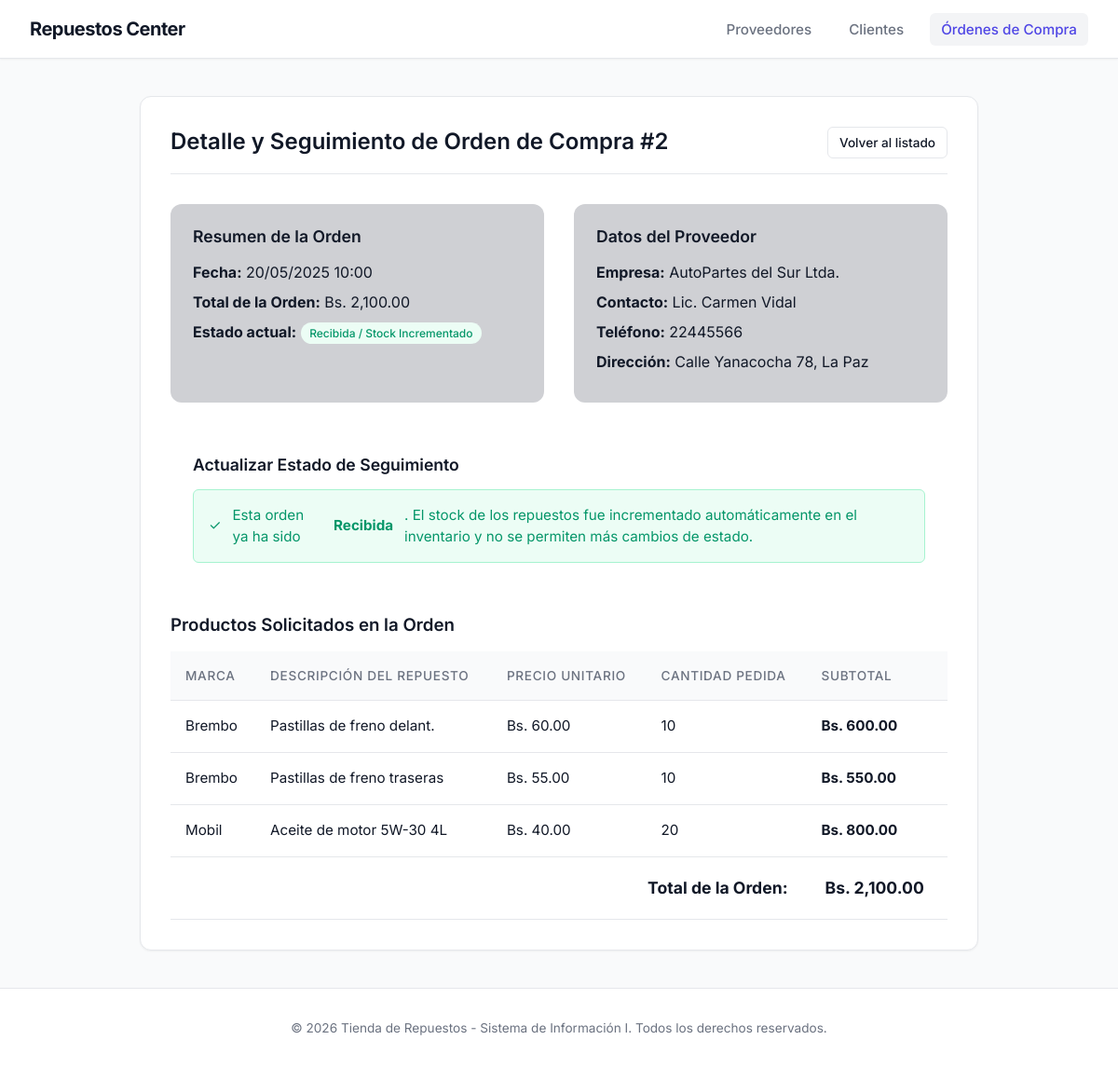
The page /ordenes/ver/2 on the database its author committed.
### tables this page shows
CREATE TABLE orden_compra (
    id_orden       INT AUTO_INCREMENT PRIMARY KEY,
    id_proveedor   INT NOT NULL,
    id_empleado    INT NOT NULL,
    fecha          DATETIME NOT NULL DEFAULT CURRENT_TIMESTAMP,
    estado         ENUM('pendiente', 'recibida', 'cancelada') NOT NULL DEFAULT 'pendiente',
    total          DECIMAL(10,2) NOT NULL DEFAULT 0,
    FOREIGN KEY (id_proveedor) REFERENCES proveedor(id_proveedor),
    FOREIGN KEY (id_empleado) REFERENCES usuario(id_usuario)
);

CREATE TABLE proveedor (
    id_proveedor  INT AUTO_INCREMENT PRIMARY KEY,
    nombre        VARCHAR(150) NOT NULL,
    contacto      VARCHAR(100),
    telefono      VARCHAR(20),
    correo        VARCHAR(100),
    direccion     VARCHAR(200),
    estado        ENUM('activo', 'inactivo') NOT NULL DEFAULT 'activo'
);

CREATE TABLE detalle_orden (
    id_detalle_orden  INT AUTO_INCREMENT PRIMARY KEY,
    id_orden          INT NOT NULL,
    id_producto       INT NOT NULL,
    cantidad          INT NOT NULL,
    precio_unit       DECIMAL(10,2) NOT NULL,
    FOREIGN KEY (id_orden) REFERENCES orden_compra(id_orden) ON DELETE CASCADE,
    FOREIGN KEY (id_producto) REFERENCES producto(id_producto)
);

CREATE TABLE producto (
    id_producto         INT AUTO_INCREMENT PRIMARY KEY,
    nombre              VARCHAR(150) NOT NULL,
    marca               VARCHAR(80),
    categoria           VARCHAR(80),
    descripcion         VARCHAR(255),
    precio              DECIMAL(10,2) NOT NULL,
    stock               INT NOT NULL DEFAULT 0,
    stock_minimo        INT NOT NULL DEFAULT 5,
    vehiculo_compatible VARCHAR(150),
    estado              ENUM('activo', 'inactivo') NOT NULL DEFAULT 'activo',
    fecha_registro      DATETIME NOT NULL DEFAULT CURRENT_TIMESTAMP
);

### public/index.php (called while the page is built, shortened)
<?php
spl_autoload_register(function ($class) {
    $paths = [
        __DIR__ . '/../core/',
        __DIR__ . '/../models/',
        __DIR__ . '/../controllers/'
    ];
    foreach ($paths as $path) {
        $file = $path . $class . '.php';
        if (file_exists($file)) {
            return;
        }
    }
});
$router = new Router();
$router->get('clientes', 'ClienteController@index');
$router->get('clientes/crear', 'ClienteController@crear');
$router->post('clientes/guardar', 'ClienteController@guardar');
$router->get('clientes/editar/{id}', 'ClienteController@editar');
$router->post('clientes/actualizar/{id}', 'ClienteController@actualizar');
$router->get('clientes/eliminar/{id}', 'ClienteController@eliminar');
$router->get('proveedores', 'ProveedorController@index');
$router->get('proveedores/crear', 'ProveedorController@crear');
$router->post('proveedores/guardar', 'ProveedorController@guardar');
$router->get('proveedores/editar/{id}', 'ProveedorController@editar');
$router->post('proveedores/actualizar/{id}', 'ProveedorController@actualizar');
$router->get('proveedores/eliminar/{id}', 'ProveedorController@eliminar');
$router->get('ordenes', 'OrdenCompraController@index');
$router->get('ordenes/crear', 'OrdenCompraController@crear');
$router->post('ordenes/guardar', 'OrdenCompraController@guardar');
$router->get('ordenes/ver/{id}', 'OrdenCompraController@ver');
$router->post('ordenes/estado/{id}', 'OrdenCompraController@actualizarEstado');
$router->get('', 'ProveedorController@index');
$url = isset($_GET['url']) ? $_GET['url'] : '';
$method = $_SERVER['REQUEST_METHOD'];
$router->dispatch($url, $method);

### config/database.php (called while the page is built)
<?php
return [
    'host' => 'localhost',
    'db'   => 'tienda_repuestos',
    'user' => 'root',
    'pass' => '',
    'charset' => 'utf8mb4',
    'options' => [
        PDO::ATTR_ERRMODE            => PDO::ERRMODE_EXCEPTION,
        PDO::ATTR_DEFAULT_FETCH_MODE => PDO::FETCH_ASSOC,
        PDO::ATTR_EMULATE_PREPARES   => false,
    ],
];

### core/Database.php (called while the page is built)
<?php
class Database {
    private static $instance = null;
    private $pdo;
    private function __construct() {
        $config = require __DIR__ . '/../config/database.php';
        $dsn = "mysql:host={$config['host']};dbname={$config['db']};charset={$config['charset']}";
        try {
            $this->pdo = new PDO($dsn, $config['user'], $config['pass'], $config['options']);
        } catch (PDOException $e) {
            die("Error de conexión a la base de datos: " . $e->getMessage());
        }
    }
    public static function getInstance() {
        if (self::$instance === null) {
            self::$instance = new self();
        }
        return self::$instance;
    }
    public function getConnection() {
        return $this->pdo;
    }
}

### controllers/OrdenCompraController.php (called while the page is built, shortened)
<?php
class OrdenCompraController {
    private $ordenModel;
    private $detalleModel;
    public function __construct() {
        $this->ordenModel = new OrdenCompra();
        $this->detalleModel = new DetalleOrden();
    }
    public function ver($id) {
        $orden = $this->ordenModel->find($id);
        $detalles = $this->detalleModel->getByOrdenId($id);
        require_once __DIR__ . '/../views/layout/header.php';
        require_once __DIR__ . '/../views/ordenes/ver.php';
        require_once __DIR__ . '/../views/layout/footer.php';
    }
}

### models/OrdenCompra.php (called while the page is built, shortened)
<?php
class OrdenCompra
{
    private $db;
    public function __construct()
    {
        $this->db = Database::getInstance()->getConnection();
    }
    public function find($id)
    {
        $stmt = $this->db->prepare("
            SELECT oc.*, p.nombre AS proveedor_nombre, p.contacto AS proveedor_contacto,
                    p.telefono AS proveedor_telefono, p.direccion AS proveedor_direccion
            FROM orden_compra oc
            JOIN proveedor p ON oc.id_proveedor = p.id_proveedor
            WHERE oc.id_orden = ?
        ");
        $stmt->execute([$id]);
        return $stmt->fetch();
    }
}

### models/DetalleOrden.php (called while the page is built)
<?php
class DetalleOrden {
    private $db;
    public function __construct() {
        $this->db = Database::getInstance()->getConnection();
    }
    public function getByOrdenId($orden_id) {
        $stmt = $this->db->prepare("
            SELECT do.*, p.nombre AS producto_nombre, p.marca AS producto_marca
            FROM detalle_orden do
            JOIN producto p ON do.id_producto = p.id_producto
            WHERE do.id_orden = ?
        ");
        $stmt->execute([$orden_id]);
        return $stmt->fetchAll();
    }
}

### views/ordenes/ver.php (the view, shortened to what this page needs)
<div class="panel" style="max-width: 900px; margin: 0 auto;">
    <div class="panel-header">
        <h2>Detalle y Seguimiento de Orden de Compra #<?= $orden['id_orden'] ?></h2>
        <a href="<?= BASE_URL ?>ordenes" class="btn btn-secondary btn-sm">Volver al listado</a>
    </div>
    <div style="display: grid; grid-template-columns: 1fr 1fr; gap: 2rem; margin-bottom: 2rem;">
        <div style="background: rgba(15, 23, 42, 0.2); padding: 1.5rem; border-radius: 12px; border: 1px solid var(--panel-border);">
            <h3 style="color: var(--accent-blue); font-size: 1.1rem; margin-bottom: 1rem;">Resumen de la Orden</h3>
            <p style="margin-bottom: 0.5rem;"><strong>Fecha:</strong> <?= date('d/m/Y H:i', strtotime($orden['fecha'])) ?></p>
            <p style="margin-bottom: 0.5rem;"><strong>Total de la Orden:</strong> Bs. <?= number_format($orden['total'], 2) ?></p>
            <p style="margin-bottom: 0.5rem;">
                <strong>Estado actual:</strong>
                <?php if ($orden['estado'] === 'pendiente'): ?>
                    <span class="badge badge-pending">Pendiente de Entrega</span>
                <?php elseif ($orden['estado'] === 'recibida'): ?>
                    <span class="badge badge-completed">Recibida / Stock Incrementado</span>
                <?php else: ?>
                    <span class="badge badge-cancelled">Cancelada</span>
                <?php endif; ?>
            </p>
        </div>
        <div style="background: rgba(15, 23, 42, 0.2); padding: 1.5rem; border-radius: 12px; border: 1px solid var(--panel-border);">
            <h3 style="color: var(--accent-purple); font-size: 1.1rem; margin-bottom: 1rem;">Datos del Proveedor</h3>
            <p style="margin-bottom: 0.5rem;"><strong>Empresa:</strong> <?= htmlspecialchars($orden['proveedor_nombre']) ?></p>
            <p style="margin-bottom: 0.5rem;"><strong>Contacto:</strong> <?= htmlspecialchars($orden['proveedor_contacto'] ?? 'N/A') ?></p>
            <p style="margin-bottom: 0.5rem;"><strong>Teléfono:</strong> <?= htmlspecialchars($orden['proveedor_telefono'] ?? 'N/A') ?></p>
            <p style="margin-bottom: 0.5rem;"><strong>Dirección:</strong> <?= htmlspecialchars($orden['proveedor_direccion'] ?? 'N/A') ?></p>
        </div>
    </div>
    <div style="background: rgba(255, 255, 255, 0.03); padding: 1.5rem; border-radius: 12px; border: 1px solid var(--panel-border); margin-bottom: 2rem;">
        <h3 style="font-size: 1.1rem; margin-bottom: 1rem;">Actualizar Estado de Seguimiento</h3>
        <?php if ($orden['estado'] === 'recibida'): ?>
            <div class="alert alert-success" style="margin-bottom: 0;">
                <span>✓</span> Esta orden ya ha sido <strong>Recibida</strong>. El stock de los repuestos fue incrementado automáticamente en el inventario y no se permiten más cambios de estado.
            </div>
        <?php elseif ($orden['estado'] === 'cancelada'): ?>
            <div class="alert alert-warning" style="margin-bottom: 0;">
                <span>⚠</span> Esta orden ha sido <strong>Cancelada</strong> y no se puede modificar.
            </div>
        <?php endif; ?>
    </div>
    <h3>Productos Solicitados en la Orden</h3>
    <div class="table-container">
        <table>
            <thead>
                <tr>
                    <th>Marca</th>
                    <th>Descripción del Repuesto</th>
                    <th>Precio Unitario</th>
                    <th>Cantidad Pedida</th>
                    <th>Subtotal</th>
                </tr>
            </thead>
            <tbody>
                <?php foreach ($detalles as $item): ?>
                    <tr>
                        <td><?= htmlspecialchars($item['producto_marca'] ?? 'N/A') ?></td>
                        <td><?= htmlspecialchars($item['producto_nombre']) ?></td>
                        <td>Bs. <?= number_format($item['precio_unit'], 2) ?></td>
                        <td><?= $item['cantidad'] ?></td>
                        <td><strong>Bs. <?= number_format($item['cantidad'] * $item['precio_unit'], 2) ?></strong></td>
                    </tr>
                <?php endforeach; ?>
                <tr style="background: rgba(255, 255, 255, 0.05); font-size: 1.1rem;">
                    <td colspan="4" style="text-align: right; font-weight: bold; padding: 1.25rem;">Total de la Orden:</td>
                    <td style="padding: 1.25rem; color: var(--accent-blue);"><strong>Bs. <?= number_format($orden['total'], 2) ?></strong></td>
                </tr>
            </tbody>
        </table>
    </div>
</div>

### core/Router.php (shortened to what this page needs)
<?php
class Router {
    private $routes = [];
    public function get($route, $action) {
        $this->routes['GET'][$route] = $action;
    }
    public function post($route, $action) {
        $this->routes['POST'][$route] = $action;
    }
    public function dispatch($url, $method) {
        $url = trim($url, '/');
        foreach ($this->routes[$method] as $route => $action) {
            $pattern = preg_replace('/\{[a-zA-Z0-9_]+\}/', '([a-zA-Z0-9_]+)', $route);
            $pattern = '@^' . trim($pattern, '/') . '$@';
            if (preg_match($pattern, $url, $matches)) {
                array_shift($matches);
                $this->executeAction($action, $matches);
                return;
            }
        }
    }
    private function executeAction($action, $params = []) {
        list($controllerName, $methodName) = explode('@', $action);
        $controllerFile = __DIR__ . '/../controllers/' . $controllerName . '.php';
        if (file_exists($controllerFile)) {
            if (class_exists($controllerName)) {
                $controller = new $controllerName();
                if (method_exists($controller, $methodName)) {
                    call_user_func_array([$controller, $methodName], $params);
                    return;
                }
            }
        }
    }
}

### views/layout/header.php (shortened to what this page needs)
<!DOCTYPE html>
<html lang="es">
<head>
    <link rel="stylesheet" href="<?= BASE_URL ?>css/style.css">
</head>
<body>
    <header>
        <div class="nav-container">
            <a href="<?= BASE_URL ?>" class="logo">Repuestos Center</a>
            <nav>
                <?php
                $current_uri = isset($_GET['url']) ? trim($_GET['url'], '/') : '';
                $is_clientes = (strpos($current_uri, 'clientes') === 0);
                $is_proveedores = (strpos($current_uri, 'proveedores') === 0 || $current_uri === '');
                $is_ordenes = (strpos($current_uri, 'ordenes') === 0);
                ?>
                <ul>
                    <li><a href="<?= BASE_URL ?>proveedores" class="<?= $is_proveedores ? 'active' : '' ?>">Proveedores</a></li>
                    <li><a href="<?= BASE_URL ?>clientes" class="<?= $is_clientes ? 'active' : '' ?>">Clientes</a></li>
                    <li><a href="<?= BASE_URL ?>ordenes" class="<?= $is_ordenes ? 'active' : '' ?>">Órdenes de Compra</a></li>
                </ul>
            </nav>
        </div>
    </header>
    <main>

### views/layout/footer.php
    </main>
    <footer>
        <p>&copy; <?= date('Y') ?> Tienda de Repuestos - Sistema de Información I. Todos los derechos reservados.</p>
    </footer>
</body>
</html>

### rows shown on the page
orden_compra: id_orden "2", fecha "20/05/2025 10:00", total "2,100.00", estado "Recibida / Stock Incrementado", id_proveedor.nombre "AutoPartes del Sur Ltda.", id_proveedor.contacto "Lic. Carmen Vidal", id_proveedor.telefono "22445566", id_proveedor.direccion "Calle Yanacocha 78, La Paz", shows ". El stock de los repuestos fue incrementado automáticamente en el inventario y no se permiten más cambios de estado."
detalle_orden: id_producto.marca "Brembo", id_producto.nombre "Pastillas de freno delant.", precio_unit "60.00", cantidad "10", $item['cantidad'] * $item['precio_unit'] "600.00"
detalle_orden: id_producto.marca "Brembo", id_producto.nombre "Pastillas de freno traseras", precio_unit "55.00", cantidad "10", $item['cantidad'] * $item['precio_unit'] "550.00"
detalle_orden: id_producto.marca "Mobil", id_producto.nombre "Aceite de motor 5W-30 4L", precio_unit "40.00", cantidad "20", $item['cantidad'] * $item['precio_unit'] "800.00"
